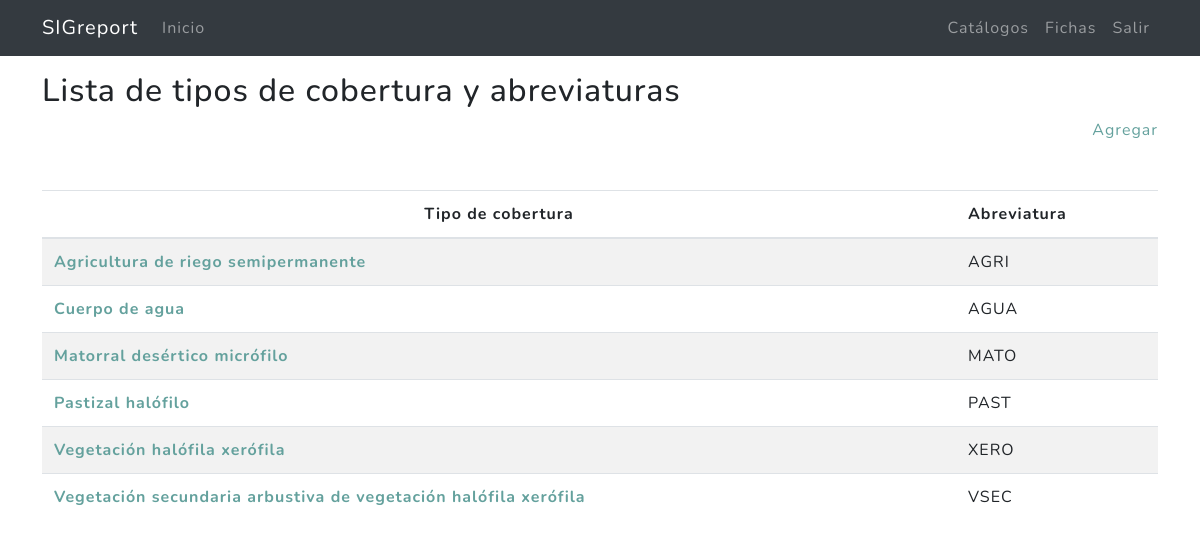
The app's page /catalogos/cobertura/ (signed in) with its own data.
### miscelanea/models.py (models this page shows, shortened)
class ListaTiposCobertura(models.Model):
    tipo = models.CharField(max_length=100,verbose_name = "Tipo de cobertura")
    abreviatura = models.CharField(max_length=10,verbose_name = "Abreviatura")
    created = models.DateTimeField(auto_now_add = True,verbose_name = "Fecha de creación")
    updated = models.DateTimeField(auto_now = True,verbose_name = "Fecha de edición")
    class Meta:
        verbose_name = "Lista de tipos de cobertura y abreviaturas"
        verbose_name_plural = "Lista de tipos de cobertura y abreviaturas"
        ordering = ["tipo"]

### miscelanea/views.py (the view)
# urls.py: path('cobertura/', ListaTiposCoberturaListView.as_view(), name='cobertura'),
@method_decorator(login_required,name='dispatch')
class ListaTiposCoberturaListView(ListView):
    model = ListaTiposCobertura
    template_name = "miscelanea/listatiposcobertura_list.html"
    paginate_by = 20
    def get_context_data(self, **kwargs):
        context = super().get_context_data(**kwargs)
        context['p_title']=ListaTiposCobertura._meta.verbose_name
        return context

### miscelanea/templates/miscelanea/listatiposcobertura_list.html (shortened to what this page needs)
{% extends 'cap2/base_mx.html' %}
{% load static %}
{% block content %}
<main role="main">
  <div class="container mb-4">
    <h2 class="mt-3">{{p_title}}</h2>
    <div class="agregar mb-4 text-right"><a href="{% url 'catalogos:cobertura-create' %}">Agregar</a></div>
    <table class="table  table-striped mt-5">
      <thead>
        <tr>
          <th scope="col" class="text-center">Tipo de cobertura</th>
          <th>Abreviatura</th>
        </tr>
      </thead>
      <tbody>
      {% for i in listatiposcobertura_list %}
          <tr>
            <th scope="row"><a href="{% url 'catalogos:tagua-update' i.id %}">{{i.tipo}} </a></th>
            <td>{{i.abreviatura}}</td>
          </tr>
      {% endfor %}
      </tbody>
    </table>
  </div>
</main>
{% endblock %}

### records on screen
ListaTiposCobertura: tipo "Agricultura de riego semipermanente", abreviatura "AGRI"
ListaTiposCobertura: tipo "Cuerpo de agua", abreviatura "AGUA"
ListaTiposCobertura: tipo "Matorral desértico micrófilo", abreviatura "MATO"
ListaTiposCobertura: tipo "Pastizal halófilo", abreviatura "PAST"
ListaTiposCobertura: tipo "Vegetación halófila xerófila", abreviatura "XERO"
ListaTiposCobertura: tipo "Vegetación secundaria arbustiva de vegetación halófila xerófila", abreviatura "VSEC"

### other values on screen
{{ p_title }} "Lista de tipos de cobertura y abreviaturas"
